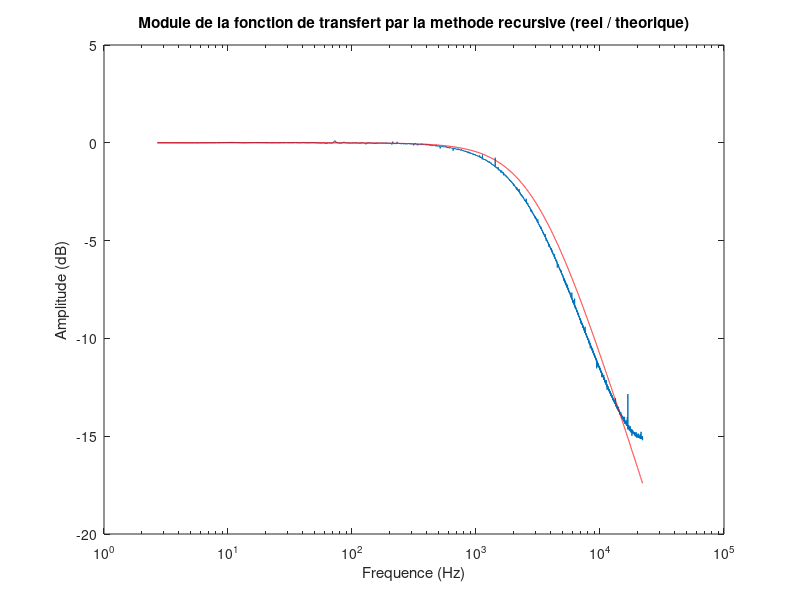
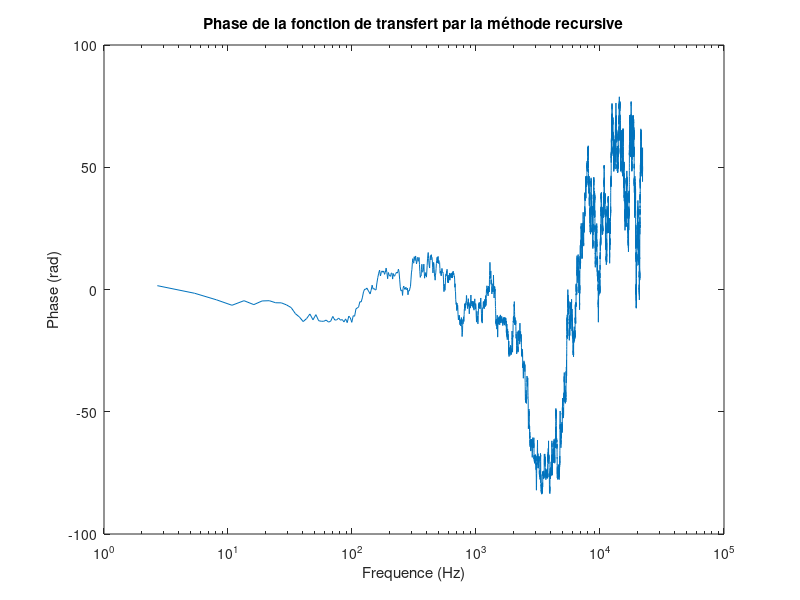
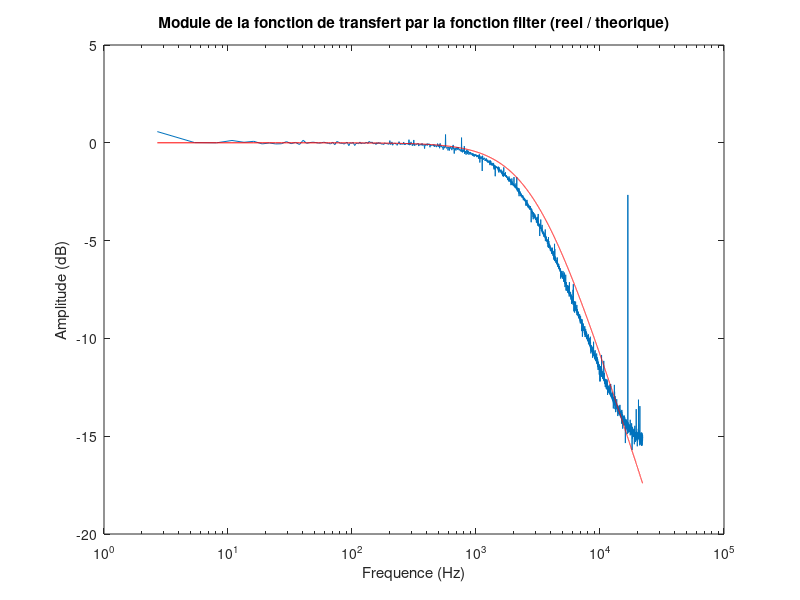
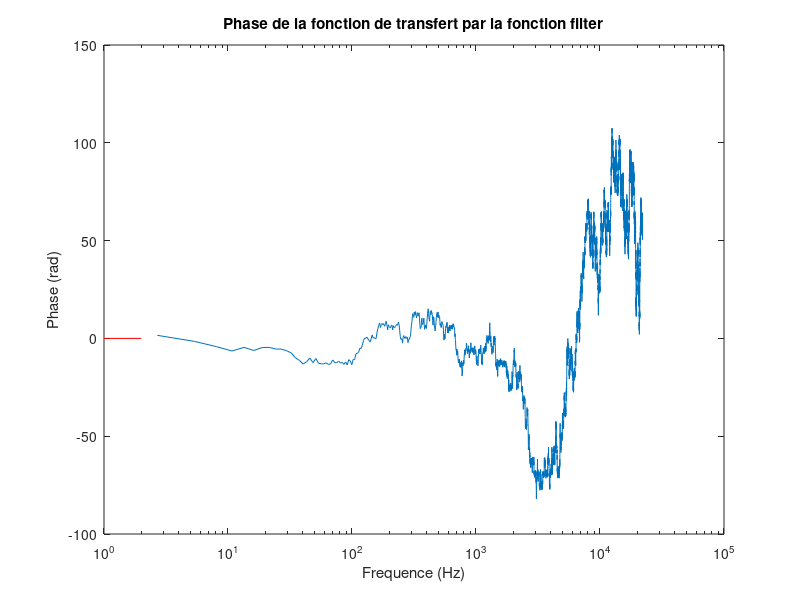

MATLAB code for these plots, in order:
close all;
%clear all;

f0 = 20;
f1 = 22050;
t1 = 1;
fe = 44100;
fc = 3000;
a = 1/(1+fe/(2*pi*fc));

t = [0:1/fe:t1];
n = length(t);
N = 1;

for k=1:2

    s = randn(1,n);
    %sweep = sin(2*pi*(f0*t1)/log(f1/f0) * (exp(t'/t1*log(f1/f0))-1))';
    sf(1) = s(1);
    
    % Avec une boucle
    tic;
    for i=2:n
        sf(i)=a*s(i)+(1-a)*sf(i-1);
    end
    t_boucle(k) = toc;
    
    % Avec filter
    tic;
    sff = filter(a,[1 a-1],s);
    t_filter(k) = toc;
    
    % Fonction de transfert
    nfft = 16384;
    fft_s = fft(s,nfft);
    fft_sf = fft(sf,nfft);
    fft_sff = fft(sff,nfft);
    f = [0:fe/nfft:fe/2];
    f(1) = [];

    mod_FT(k,:) = abs(fft_sf)./abs(fft_s);
    pha_FT(k,:) = angle(fft_sf);
    mod_FTF(k,:) = abs(fft_sff)./abs(fft_s);
    pha_FTF(k,:) = angle(fft_sff);

end

mod_FT = mean(mod_FT);
figure(1)
semilogx(f,20*log10(mod_FT(1:nfft/2)));
hold on
semilogx(f,20*log10(abs(1./(1+j*(f/fc)))),'r');
title(['Module de la fonction de transfert par la methode recursive (reel / theorique)']);
xlabel(['Frequence (Hz)']);
ylabel(['Amplitude (dB)']);

pha_FT = mean(pha_FT);
figure(2)
semilogx(f,unwrap(pha_FT(1:nfft/2)));
xlabel(['Frequence (Hz)']);
ylabel(['Phase (rad)']);
title(['Phase de la fonction de transfert par la méthode recursive']);

mod_FTF = mean(mod_FTF);
figure(3)
semilogx(f,20*log10(mod_FTF(1:nfft/2)));
hold on
semilogx(f,20*log10(abs(1./(1+j*(f/fc)))),'r');
title(['Module de la fonction de transfert par la fonction filter (reel / theorique)']);
xlabel(['Frequence (Hz)']);
ylabel(['Amplitude (dB)']);

pha_FTF = mean(pha_FTF);
figure(4)
semilogx(f,unwrap(pha_FTF(1:nfft/2)));
xlabel(['Frequence (Hz)']);
ylabel(['Phase (rad)']);
title(['Phase de la fonction de transfert par la fonction filter']);

'temps boucle (s): '
t_boucle
'temps filtre (s): '
t_filter

hold on
plot(t_filter,'r');

pause;

